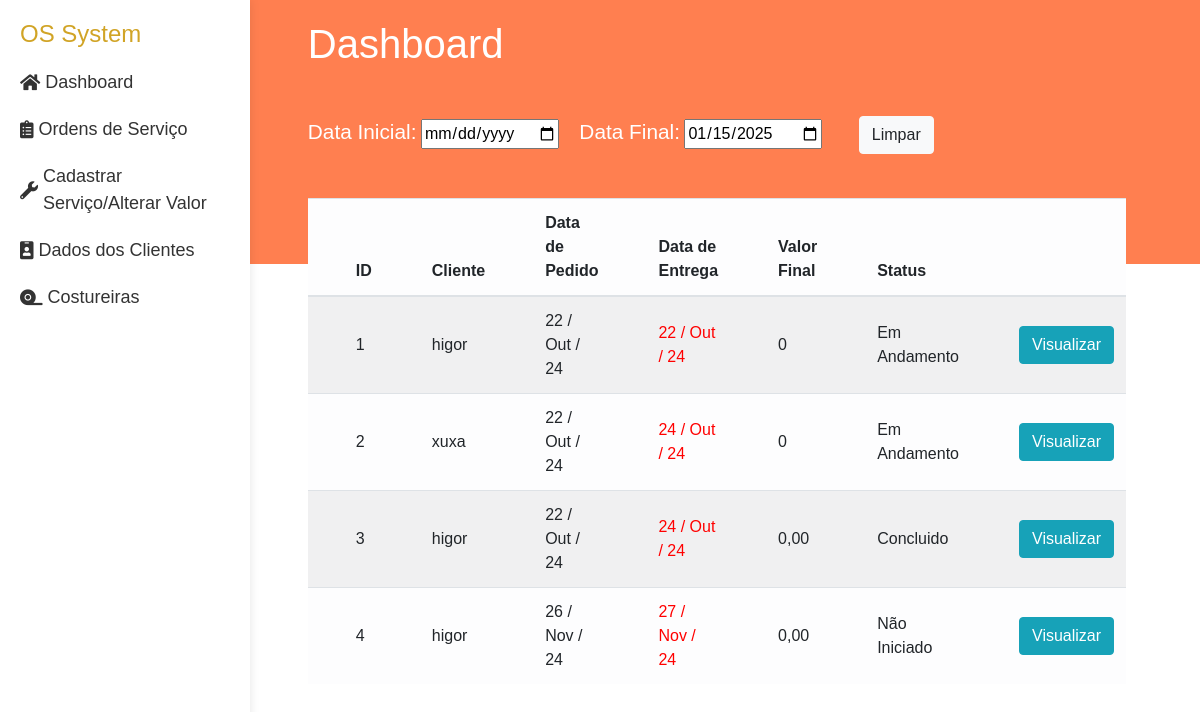
The app's page /, older data.
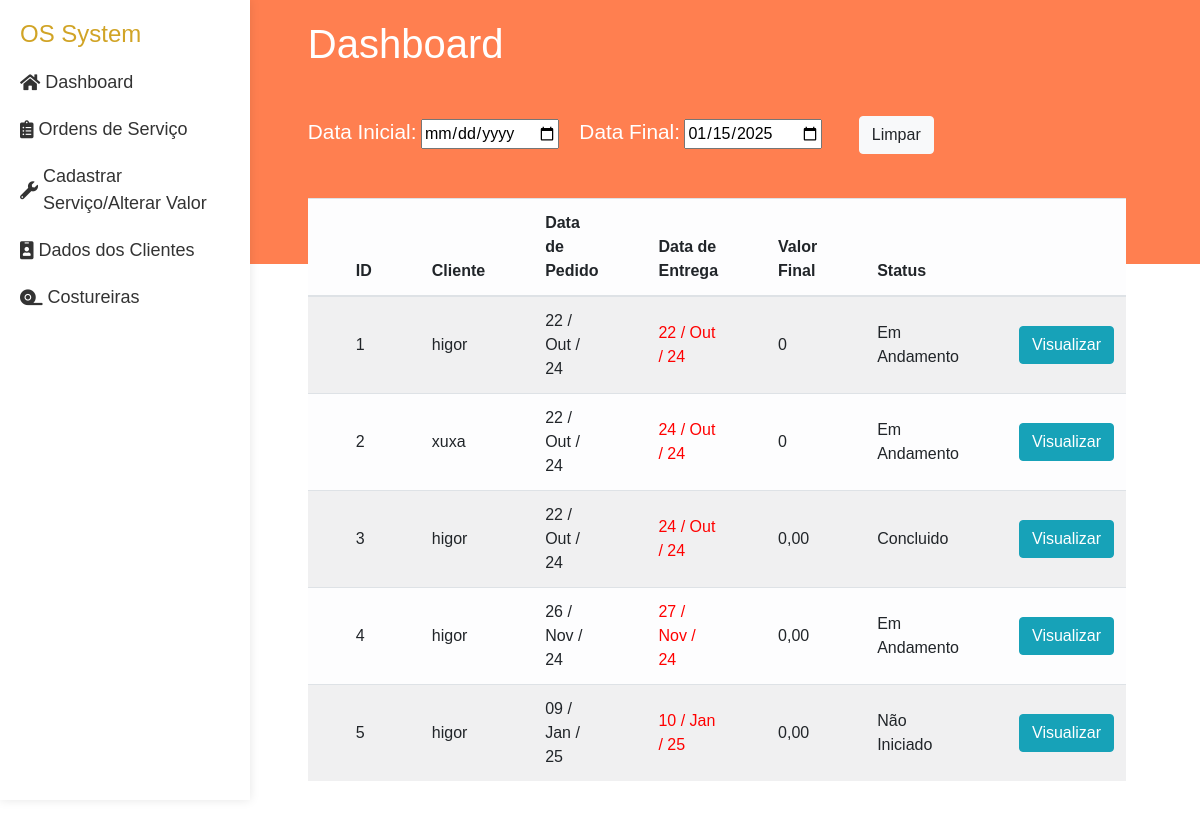
The same page, newer data.
### ordens/models.py (models this page shows, shortened)
class Ordem(models.Model):
    cliente = models.ForeignKey(Cliente, related_name='ordens', on_delete=models.CASCADE)
    data_pedido = models.DateTimeField(auto_now_add=True)
    data_entrega = models.DateField(verbose_name='Data de entrega')
    status = models.IntegerField(choices=STATUS, default=0)
    def total(self):
        return sum(item.preco_total for item in self.itens.all())

class OrdemItem(models.Model):
    ordem = models.ForeignKey(Ordem, related_name='itens', on_delete=models.CASCADE)
    servico = models.ForeignKey(servicos, on_delete=models.CASCADE)
    costureira = models.ForeignKey(Costureira, on_delete=models.CASCADE)
    comissao = models.PositiveIntegerField(
        default=5,
        validators=[
            MinValueValidator(0),
            MaxValueValidator(100),
        ])
    quantidade = models.PositiveIntegerField()
    descricao = models.TextField(blank=True, null=True)  # Comentário opcional
    valor_unit = models.DecimalField(max_digits=10, decimal_places=2,
                                     blank=True, null=True,
                                     validators=[MinValueValidator(0)])
    preco_total = models.DecimalField(max_digits=10, decimal_places=2)

### cliente/models.py (models this page shows)
class Cliente(models.Model):
    nome = models.CharField(max_length=100)
    cpf = CPFField(masked=True,blank=True, null=True, verbose_name='CPF')
    endereco = models.CharField(max_length=100,blank=True, null=True)
    num =  models.IntegerField(blank=True, null=True)
    cidade = models.CharField(max_length=20,blank=True, null=True)
    estado = models.CharField(max_length=30,blank=True, null=True)
    telefone = models.CharField(max_length=15,blank=True, null=True)
    def __str__(self):
        return self.nome

### costura/views.py (the view)
# urls.py: path('', views.dashboard),
def dashboard(request):
    ordens = Ordem.objects.all()
    start_date = request.GET.get('start_date')
    end_date = request.GET.get('end_date')
    if start_date and end_date:
        ordens = ordens.filter(data_entrega__range=[start_date, end_date])
    return render(request, 'dashboard.html',{'ordens':ordens,} )

### templates/dashboard.html (shortened to what this page needs)
{% extends "layout.html" %}
{% load static %}
{% block css %}
    <link rel="stylesheet" href="{% static "css/dashboard.css" %}">
{% endblock css %}
{% block content %}
    <h1>Dashboard</h1>
    <form class='db' method="GET" action="/">
        <label for="start_date">Data Inicial:</label>
        <input type="date" id="start_date" name="start_date" >
        <label for="end_date">Data Final:</label>
        <input type="date" id="end_date" name="end_date"  value="{{ hoje|date:'Y-m-d' }}">
        <button type="submit" class='btn btn-light' id="filterButton">Limpar</button>
    </form>
    <table class='tabela-cliente-ordem table table-striped sortable table-light'>
        <thead>
            <tr>
                <th>ID</th>
                <th>Cliente</th>
                <th>Data de Pedido</th>
                <th>Data de Entrega</th>
                <th>Valor Final</th>
                <th>Status</th>
                <th></th>
            </tr>
        </thead>
        <tbody>
            {% if ordens %}
                {% for ordem in ordens %}
                    <tr>
                        <td>{{ordem.id}}</td>
                        <td>{{ordem.cliente}}</td>
                        <td>{{ordem.data_pedido|date:'d / M / y'}} </td>
                        <td class='dataccd' data-value="{{ ordem.data_entrega|date:'d/m/y' }}">{{ordem.data_entrega|date:'d / M / y'}} </td>
                        <td>{{ordem.total}} </td>
                        <td>{{ordem.get_status_display}}</td>
                        <td><a class='btn btn-info' href="{% url "ordens:edit_order" ordem.id %}">Visualizar</a></td>
                    </tr>
                {% endfor %}
            {% else %}
                <tr>
                    <td colspan='4'>
                        Nenhuma Serviço...
                    </td>
                </tr>
            {% endif %}
        </tbody>
    </table>
{% endblock %}

Row changes from the older to the newer data that the page shows:
changed Ordem "26 / Nov / 24": status "Não Iniciado" → "Em Andamento"
added Ordem: id "5", cliente "higor", data_pedido "09 / Jan / 25", data_entrega "10 / Jan / 25", total "0,00", status "Não Iniciado"
